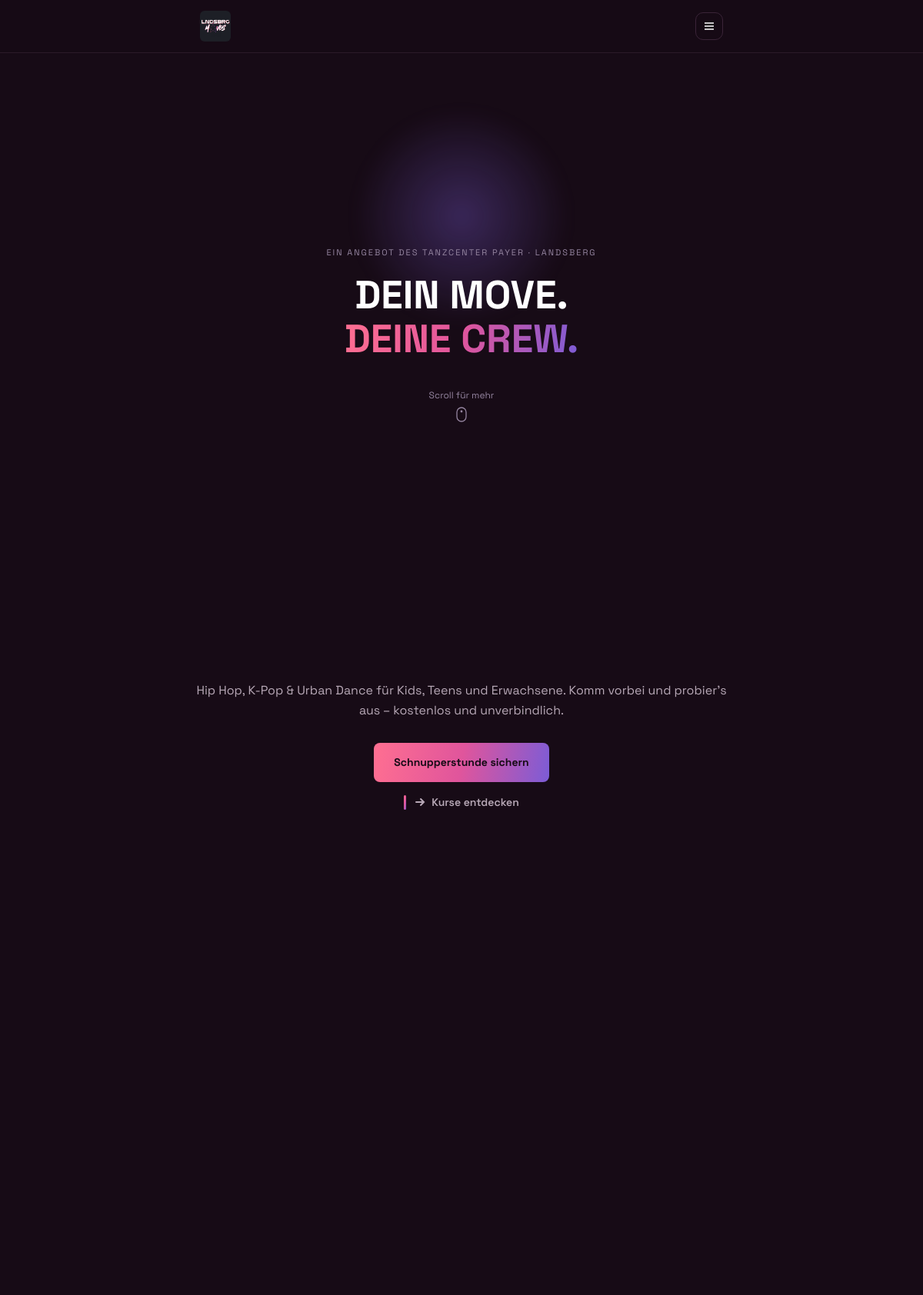
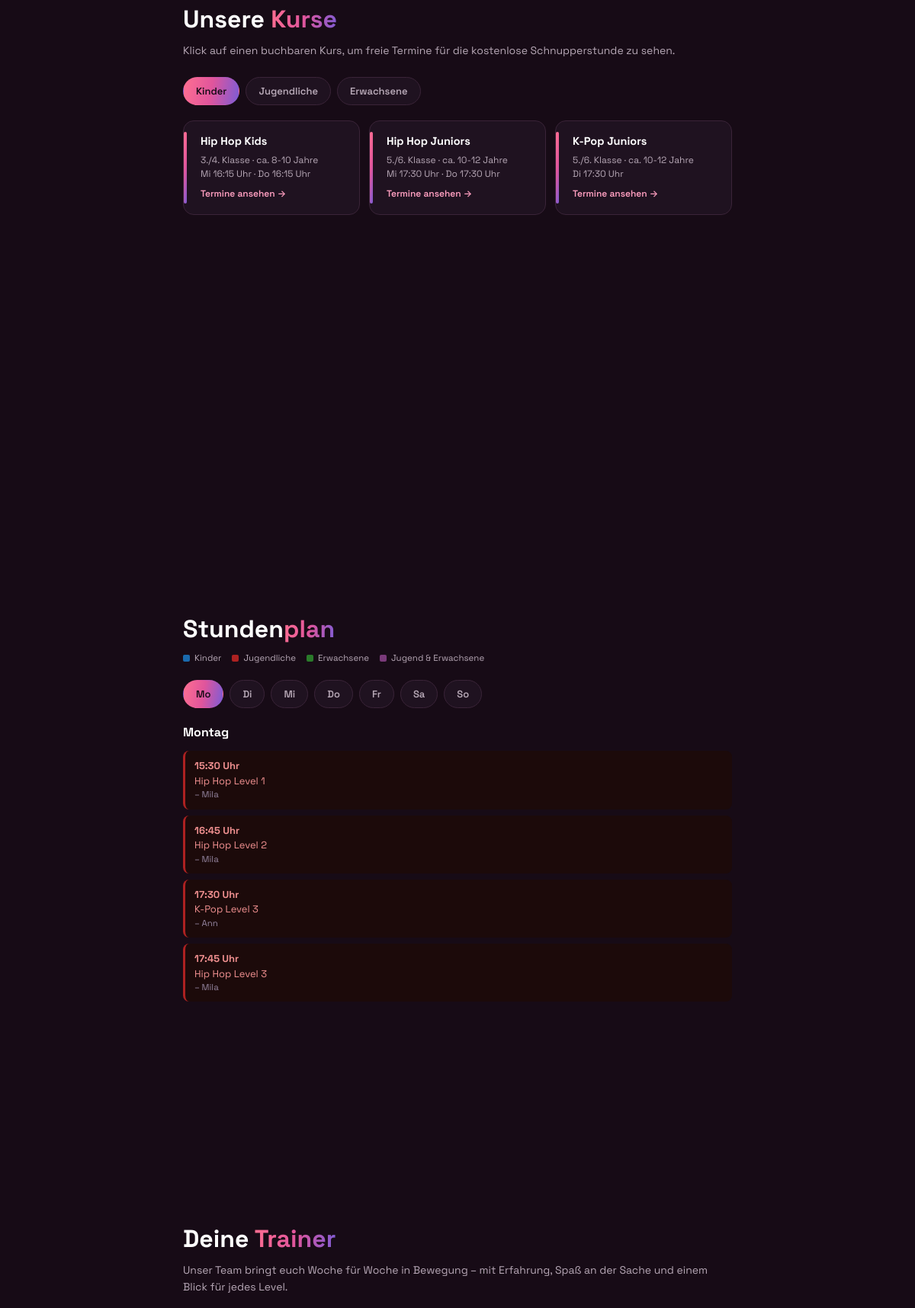
The page / (upper part) on the database its author committed (2 pictures, top to bottom).
### tables this page shows
CREATE TABLE IF NOT EXISTS courses (
  id INT AUTO_INCREMENT PRIMARY KEY,
  category ENUM('Kinder','Jugendliche','Erwachsene') NOT NULL,
  name VARCHAR(150) NOT NULL,
  age_info VARCHAR(255) NOT NULL DEFAULT '',
  time_info VARCHAR(255) NOT NULL DEFAULT '',
   
   
   
  slug VARCHAR(60) NULL DEFAULT NULL,
   
  nimbus_online_id VARCHAR(20) NOT NULL DEFAULT '',
  sort_order INT NOT NULL DEFAULT 0,
  UNIQUE KEY uniq_slug (slug)
);

CREATE TABLE IF NOT EXISTS schedule (
  id INT AUTO_INCREMENT PRIMARY KEY,
  weekday ENUM('Mo','Di','Mi','Do','Fr','Sa','So') NOT NULL,
  time VARCHAR(20) NOT NULL,
  course_name VARCHAR(150) NOT NULL,
   
   
   
   
   
  course_id INT NULL DEFAULT NULL,
  age_info VARCHAR(255) NOT NULL DEFAULT '',
  trainer VARCHAR(100) NOT NULL DEFAULT '',
  category ENUM('Kinder','Jugendliche','Erwachsene','Gemischt') NOT NULL DEFAULT 'Jugendliche',
  sort_order INT NOT NULL DEFAULT 0,
  CONSTRAINT fk_schedule_course FOREIGN KEY (course_id) REFERENCES courses(id) ON DELETE SET NULL
);

### includes/db.php (called while the page is built, shortened)
<?php
function get_db(): PDO {
    static $pdo = null;
    if ($pdo !== null) {
        return $pdo;
    }
    $dsn = sprintf(
        'mysql:host=%s;dbname=%s;charset=%s',
        DB_HOST,
        DB_NAME,
        DB_CHARSET
    );
    $pdo = new PDO($dsn, DB_USER, DB_PASSWORD, [
        PDO::ATTR_ERRMODE => PDO::ERRMODE_EXCEPTION,
        PDO::ATTR_DEFAULT_FETCH_MODE => PDO::FETCH_ASSOC,
        PDO::ATTR_EMULATE_PREPARES => false,
    ]);
    return $pdo;
}

### includes/functions.php (called while the page is built, shortened)
<?php
require_once __DIR__ . '/db.php';
function e(?string $value): string {
    return htmlspecialchars($value ?? '', ENT_QUOTES, 'UTF-8');
}
function get_all_content(): array {
    static $cache = null;
    if ($cache !== null) {
        return $cache;
    }
    $rows = get_db()->query('SELECT content_key, content_value FROM content_blocks')->fetchAll();
    $cache = [];
    foreach ($rows as $row) {
        $cache[$row['content_key']] = $row['content_value'];
    }
    return $cache;
}
function get_content(string $key, string $default = ''): string {
    $all = get_all_content();
    return $all[$key] ?? $default;
}
function get_courses_grouped(): array {
    $rows = get_db()->query(
        'SELECT * FROM courses ORDER BY FIELD(category, "Kinder","Jugendliche","Erwachsene"), sort_order, name'
    )->fetchAll();
    $grouped = ['Kinder' => [], 'Jugendliche' => [], 'Erwachsene' => []];
    foreach ($rows as $row) {
        $grouped[$row['category']][] = $row;
    }
    return $grouped;
}
function get_schedule_grouped(): array {
    $order = ['Mo', 'Di', 'Mi', 'Do', 'Fr', 'Sa', 'So'];
    $rows = get_db()->query(
        'SELECT s.*, c.slug AS course_slug
         FROM schedule s
         LEFT JOIN courses c ON c.id = s.course_id AND c.slug IS NOT NULL AND c.nimbus_online_id != \'\'
         ORDER BY FIELD(s.weekday,"Mo","Di","Mi","Do","Fr","Sa","So"), s.sort_order, s.time'
    )->fetchAll();
    $grouped = array_fill_keys($order, []);
    foreach ($rows as $row) {
        $grouped[$row['weekday']][] = $row;
    }
    return $grouped;
}
function category_slug(string $category): string {
    $map = ['Kinder' => 'kinder', 'Jugendliche' => 'jugendliche', 'Erwachsene' => 'erwachsene', 'Gemischt' => 'gemischt'];
    return $map[$category] ?? 'jugendliche';
}

### index.php (the view, shortened to what this page needs)
<?php
require_once __DIR__ . '/includes/functions.php';
$courses = get_courses_grouped();
$schedule = get_schedule_grouped();
$brandName = get_content('brand_name', 'LNDSBRG MOVES');
$categoryLabels = ['Kinder' => 'Kinder', 'Jugendliche' => 'Jugendliche', 'Erwachsene' => 'Erwachsene'];
$weekdayLabels = ['Mo' => 'Montag', 'Di' => 'Dienstag', 'Mi' => 'Mittwoch', 'Do' => 'Donnerstag', 'Fr' => 'Freitag', 'Sa' => 'Samstag', 'So' => 'Sonntag'];
?>
<!doctype html>
<html lang="de">
<head>
<link rel="stylesheet" href="assets/css/style.css">
</head>
<body class="stories-page">
<header class="site-header">
  <nav class="site-nav">
    <a href="#top" class="logo">
      <img class="logo__img" src="assets/img/logo-icon.png" alt="<?= e($brandName) ?>">
    </a>
    <button class="nav-toggle" id="nav-toggle" aria-expanded="false" aria-controls="nav-links" aria-label="Menü öffnen">
      <svg width="16" height="16" viewBox="0 0 16 16" fill="none" stroke="currentColor" stroke-width="1.6"><path d="M2 4h12M2 8h12M2 12h12"/></svg>
    </button>
  </nav>
</header>
<main>
<div class="stories-wrap">
<div class="stories" id="stories">
  <section class="panel panel--intro" id="top">
    <div class="glow" aria-hidden="true"></div>
    <p class="badge"><?= e(get_content('hero_kicker')) ?></p>
    <h1>
      <span><?= e(get_content('hero_title_line1')) ?></span><br>
      <span class="grad-text"><?= e(get_content('hero_title_line2')) ?></span>
    </h1>
    <div class="scroll-hint scroll-hint--desktop">
      <span>Scroll für mehr</span>
      <svg width="14" height="20" viewBox="0 0 14 20" fill="none" stroke="currentColor" stroke-width="1.3"><rect x="1" y="1" width="12" height="18" rx="6"/><circle cx="7" cy="6" r="1.4" fill="currentColor" stroke="none"/></svg>
    </div>
  </section>
  <section class="panel panel--pitch">
    <div class="panel__inner">
      <p><?= e(get_content('hero_text')) ?></p>
      <a href="#kurse" class="button-primary"><?= e(get_content('hero_cta_primary', 'Schnupperstunde sichern')) ?></a>
      <br>
      <a href="#kurse" class="button-secondary">
        <svg width="14" height="14" viewBox="0 0 14 14" fill="none" stroke="currentColor" stroke-width="2" stroke-linecap="round"><path d="M2 7h10M8 3l4 4-4 4"/></svg>
        <?= e(get_content('hero_cta_secondary', 'Kurse entdecken')) ?>
      </a>
    </div>
  </section>
  <section class="panel" id="kurse">
    <div class="panel__inner">
      <h2 class="panel__title">Unsere <span class="grad-text">Kurse</span></h2>
      <p class="panel__intro-text">Klick auf einen buchbaren Kurs, um freie Termine für die kostenlose Schnupperstunde zu sehen.</p>
      <div class="tab-group" data-group="kurse">
        <div class="tabs" role="tablist">
          <?php $first = true; foreach ($categoryLabels as $catKey => $catLabel): ?>
            <button type="button" class="tab-btn" role="tab" data-tab-target="tab-<?= e(category_slug($catKey)) ?>" aria-selected="<?= $first ? 'true' : 'false' ?>"><?= e($catLabel) ?></button>
          <?php $first = false; endforeach; ?>
        </div>
        <?php $first = true; foreach ($categoryLabels as $catKey => $catLabel): ?>
          <div class="tab-panel <?= $first ? 'is-active' : '' ?>" id="tab-<?= e(category_slug($catKey)) ?>">
            <div class="course-grid">
              <?php foreach ($courses[$catKey] as $course): ?>
                <?php $bookableCard = $course['slug'] !== '' && $course['nimbus_online_id'] !== ''; ?>
                <?php $cardBody = '<div class="course-card__name">' . e($course['name']) . '</div>'
                    . '<div class="course-card__meta">' . ($course['age_info'] ? e($course['age_info']) . '<br>' : '') . e($course['time_info']) . '</div>'
                    . ($bookableCard ? '<span class="course-card__cta">Termine ansehen →</span>' : ''); ?>
                <?php if ($bookableCard): ?>
                  <button type="button" class="course-card course-card--bookable" onclick="lmOpenModal('<?= e($course['slug']) ?>')"><?= $cardBody ?></button>
                <?php else: ?>
                  <div class="course-card"><?= $cardBody ?></div>
                <?php endif; ?>
              <?php endforeach; ?>
            </div>
          </div>
        <?php $first = false; endforeach; ?>
      </div>
    </div>
  </section>
  <section class="panel" id="plan">
    <div class="panel__inner">
      <h2 class="panel__title">Stunden<span class="grad-text">plan</span></h2>
      <div class="schedule-legend">
        <span class="schedule-legend__item"><span class="schedule-legend__dot" style="background:var(--cat-kinder)"></span>Kinder</span>
        <span class="schedule-legend__item"><span class="schedule-legend__dot" style="background:var(--cat-jugendliche)"></span>Jugendliche</span>
        <span class="schedule-legend__item"><span class="schedule-legend__dot" style="background:var(--cat-erwachsene)"></span>Erwachsene</span>
        <span class="schedule-legend__item"><span class="schedule-legend__dot" style="background:var(--cat-gemischt)"></span>Jugend &amp; Erwachsene</span>
      </div>
      <div class="tab-group" data-group="plan">
        <div class="tabs" role="tablist">
          <?php $first = true; foreach ($weekdayLabels as $dayKey => $dayLabel): ?>
            <button type="button" class="tab-btn" role="tab" data-tab-target="day-<?= e($dayKey) ?>" aria-selected="<?= $first ? 'true' : 'false' ?>"><?= e($dayKey) ?></button>
          <?php $first = false; endforeach; ?>
        </div>
        <?php $first = true; foreach ($weekdayLabels as $dayKey => $dayLabel): ?>
          <?php $items = $schedule[$dayKey] ?? []; ?>
          <div class="tab-panel <?= $first ? 'is-active' : '' ?>" id="day-<?= e($dayKey) ?>">
            <h3 class="schedule-day-title"><?= e($dayLabel) ?></h3>
            <?php if ($items): ?>
              <ul class="schedule-list">
                <?php foreach ($items as $entry): ?>
                  <?php $entryBookable = !empty($entry['course_slug']); ?>
                  <?php $entryBody = '<span class="schedule-entry__time">' . e($entry['time']) . '</span>'
                      . '<span class="schedule-entry__course">' . e($entry['course_name']) . '</span>'
                      . ($entry['trainer'] ? '<span class="schedule-entry__meta">– ' . e($entry['trainer']) . '</span>' : '')
                      . ($entryBookable ? '<span class="schedule-entry__cta">Termine ansehen →</span>' : ''); ?>
                  <li>
                    <?php if ($entryBookable): ?>
                      <button type="button" class="schedule-entry schedule-entry--bookable schedule-entry--<?= e(category_slug($entry['category'])) ?>" onclick="lmOpenModal('<?= e($entry['course_slug']) ?>')"><?= $entryBody ?></button>
                    <?php else: ?>
                      <div class="schedule-entry schedule-entry--<?= e(category_slug($entry['category'])) ?>"><?= $entryBody ?></div>
                    <?php endif; ?>
                  </li>
                <?php endforeach; ?>
              </ul>
            <?php else: ?>
              <p class="schedule-empty">Keine Kurse an diesem Tag.</p>
            <?php endif; ?>
          </div>
        <?php $first = false; endforeach; ?>
      </div>
    </div>
  </section>
  <section class="panel" id="trainer">
    <div class="panel__inner">
      <h2 class="panel__title">Deine <span class="grad-text">Trainer</span></h2>
      <?php if (get_content('trainer_intro')): ?><p class="panel__intro-text"><?= e(get_content('trainer_intro')) ?></p><?php endif; ?>
    </div>
  </section>
</div>
</div>
</main>
</body>
</html>

### rows shown on the page
courses: name "Hip Hop Kids", age_info "3./4. Klasse · ca. 8-10 Jahre", time_info "Mi 16:15 Uhr · Do 16:15 Uhr", slug "Termine ansehen →"
courses: name "Hip Hop Juniors", age_info "5./6. Klasse · ca. 10-12 Jahre", time_info "Mi 17:30 Uhr · Do 17:30 Uhr", slug "Termine ansehen →"
courses: name "K-Pop Juniors", age_info "5./6. Klasse · ca. 10-12 Jahre", time_info "Di 17:30 Uhr", slug "Termine ansehen →"
schedule: time "15:30 Uhr", course_name "Hip Hop Level 1", trainer "Mila"
schedule: time "16:45 Uhr", course_name "Hip Hop Level 2", trainer "Mila"
schedule: time "17:30 Uhr", course_name "K-Pop Level 3", trainer "Ann"
schedule: time "17:45 Uhr", course_name "Hip Hop Level 3", trainer "Mila"

### other values the page prints
get_content('hero_kicker') "EIN ANGEBOT DES TANZCENTER PAYER · LANDSBERG"
get_content('hero_title_line1') "DEIN MOVE."
get_content('hero_text') "Hip Hop, K-Pop & Urban Dance für Kids, Teens und Erwachsene. Komm vorbei und probier's aus – kostenlos und unverbindlich."
get_content('hero_cta_primary', 'Schnupperstunde sichern') "Schnupperstunde sichern"
get_content('hero_cta_secondary', 'Kurse entdecken') "Kurse entdecken"
$catLabel "Kinder"
$catLabel "Jugendliche"
$catLabel "Erwachsene"
$dayKey "Mo"
$dayKey "Di"
$dayKey "Mi"
$dayKey "Do"
$dayKey "Fr"
$dayKey "Sa"
$dayKey "So"
